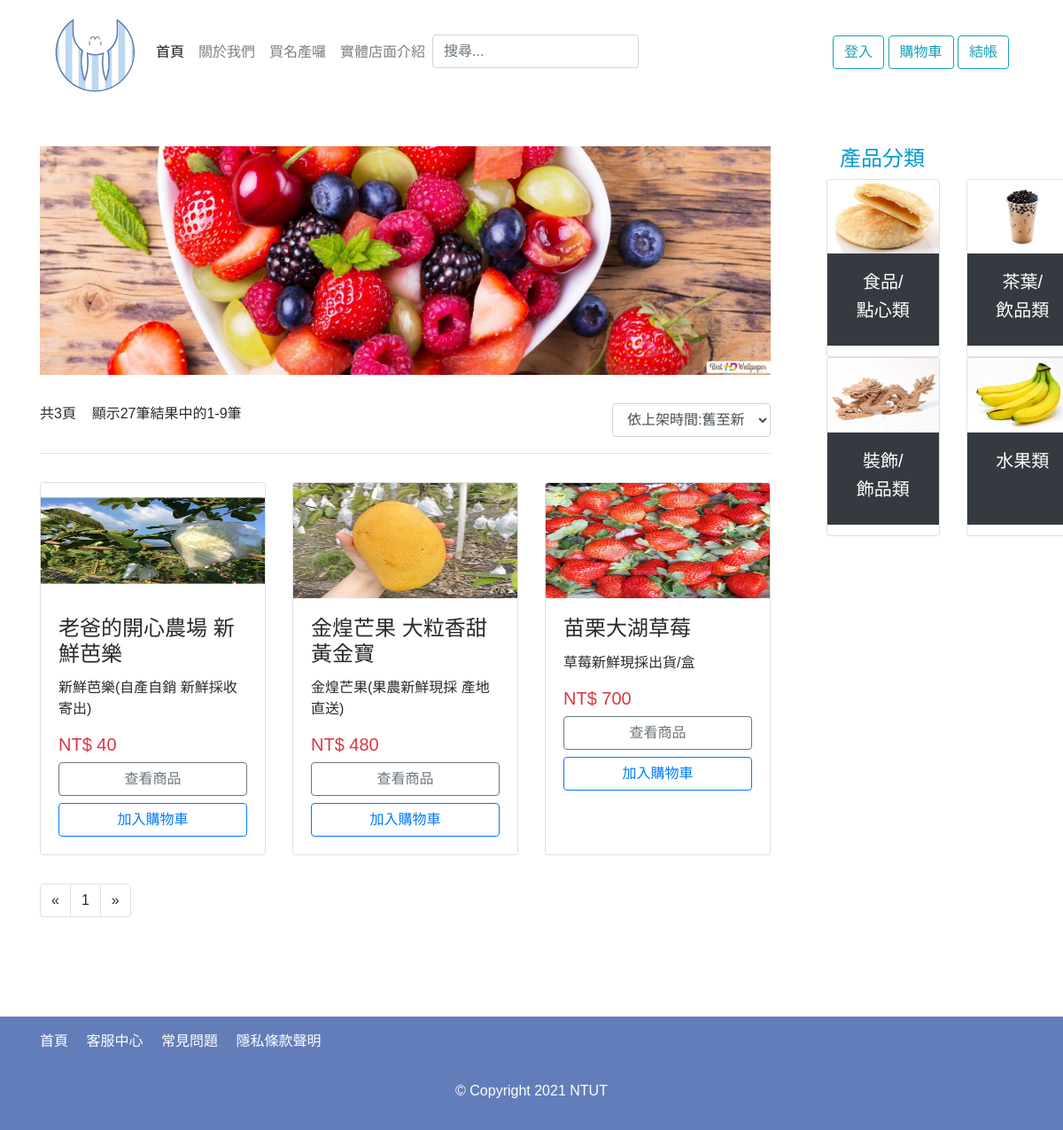
Screenshot of /fruit.php with the database file from the repository.
### tables this page shows
create table Product_Image(
	Image_ID int not null AUTO_INCREMENT,
	Product_ID int not null,
	Image_path VARCHAR(255) not null,
	primary key (Image_ID, Product_ID),
	foreign key (Product_ID) references Product(Product_ID) on update cascade on delete cascade
);

create table Product(
	Product_ID int not null AUTO_INCREMENT,
	Product_name VARCHAR(50) not null,
    Product_description varchar(50) not null,
	Price INT not null,
	Stock INT not null,
	Publish_date DATETIME not null,
	Modified_date DATETIME,
    Product_detail VARCHAR(2000),
    Product_standerd VARCHAR(2000),
	primary key (Product_ID)
);

### dbtools.inc.php (called while the page is built, shortened)
<?php
  function execute_sql($link, $database, $sql)
  {
    mysqli_select_db($link, $database)
      or die("開啟資料庫失敗: " . mysqli_error($link));
    $result = mysqli_query($link, $sql);
    return $result;
  }
?>

### function.php (the view, shortened to what this page needs)
<?php
require_once("dbtools.inc.php");
function createProductBoxForProductPage($id)
{
    $link = create_connection();
    $sql = "SELECT *
                FROM `Product`as P, `Product_Image`as PI
                Where P.Product_ID = $id and P.Product_ID = PI.Product_ID ;";
    $result = execute_sql($link, "DBS_project", $sql);
    $data = mysqli_fetch_array($result);
    $txt = '<div class="col-12 col-sm-6 col-md-4 mb-3">
                    <div class="card h-100">
                        <img class="card-img-top" src=' . $data["Image_path"] . ' width="250" height="130" alt="LTG-BY-0001">
                        <div class="card-body">
                        <h4 class="card-title">' . $data["Product_name"] . '</h4>
                        <p class="card-text">' . $data["Product_description"] . '</p>
                        <h5 class="card-text text-danger">
                            NT$&nbsp;' . $data["Price"] . '
                        </h5>
                        <form method="post" name="myForm" action="product_page.php">
                            <input type="hidden" name="currentProductID" value=' . $id . '>
                            <input class="btn btn-outline-secondary btn-block" type="submit" value="查看商品">
                        </form>
                        <form method="post" name="myForm">
                            <input class="btn btn-outline-primary btn-block mt-2" type="submit" name="add_shopping_cart" value="加入購物車">
                            <input type="hidden" name="currentProductID" value=' . $id . '>
                        </form>
                    </div>
                    </div>
                </div>';
    echo $txt;
}
    function getSortedProductByPublishDateASC($page, $category)
    {
        $link = create_connection();
        if ($category == 'all') {
            $sql = 'SELECT P.Product_ID
                FROM `Product` as P
                order by P.Publish_date ASC;';
        } else {
            $sql = 'SELECT P.Product_ID
            FROM `product` as P, `category` as C
            WHERE P.Product_ID = C.Product_ID AND C.Category_name = "' . $category . '"
            order by P.Publish_date ASC;';
        }
        $result = execute_sql($link, "DBS_project", $sql);
        $full_data = array();
        while ($single_data = mysqli_fetch_array($result)) {
            array_push($full_data, $single_data);
        };
        $num = count($full_data);
        $txt = "";
        $product_num_each_page = 9;
        $first_index = ($page - 1) * $product_num_each_page;
        if ($first_index + $product_num_each_page > $num) {
            $last_index = $num;
        } else {
            $last_index = $first_index + $product_num_each_page;
        }
        for ($i  = $first_index; $i < $last_index; $i++) {
            $txt .= createProductBoxForProductPage($full_data[$i][0]);
        };
        return $txt;
    }
    function getNumberOfProduct($page, $category)
    {
        $link = create_connection();
        if ($category == 'all') {
            $sql = 'SELECT COUNT(*) as Num
                    FROM `Product` as P';
        } else {
            $sql = 'SELECT COUNT(*) as Num
                    FROM `category` as P
                    WHERE Category_name = "' . $category . '";';
        }
        $result = execute_sql($link, "DBS_project", $sql);
        $data = mysqli_fetch_array($result);
        $num = $data[0];
        $product_num_each_page = 9;
        $num_of_pages = intval(ceil($num / $product_num_each_page));
        $first_index = ($page - 1) * $product_num_each_page;
        if ($first_index + $product_num_each_page > $num) {
            $last_index = $num;
        } else {
            $last_index = $first_index + $product_num_each_page;
        }
        $num_of_data =
            '共' . $num_of_pages . '頁&nbsp;&nbsp;&nbsp;&nbsp;顯示' . $num . '筆結果中的' . ($first_index + 1) . '-' . $last_index . '筆';
        echo $num_of_data;
    }
    function getPageLink($page, $category)
    {
        $link = create_connection();
        if ($category == 'all') {
            $sql = 'SELECT COUNT(*) as Num
                    FROM `Product` as P';
        } else {
            $sql = 'SELECT COUNT(*) as Num
                    FROM `category` as P
                    WHERE Category_name = "' . $category . '";';
        }
        $result = execute_sql($link, "DBS_project", $sql);
        $data = mysqli_fetch_array($result);
        $num = $data[0];
        $product_num_each_page = 9;
        $num_of_pages = intval(ceil($num / $product_num_each_page));
        if ($page == 1) {
            $first_page = $page;
        } elseif ($page == $num_of_pages) {
            $first_page = $page - 2;
            $second_page = $page - 1;
            $third_page = $page;
        } else {
            $first_page = $page - 1;
            $second_page = $page;
            $third_page = $page + 1;
        }
        $page_link =
            '<div class="col-12 mt-3 mb-5">
                <nav aria-label="Page navigation product">
                    <ul class="pagination">
                        <li class="page-item">
                            <a class="page-link" href=?page=1 aria-label="Previous">
                            <span aria-hidden="true">&laquo;</span>
                            <span class="sr-only">Previous</span>
                            </a>
                        </li>';
        if ($first_page > 0 && $first_page <= $num_of_pages) {
            $page_link .=
                '<li class="page-item">
                    <a class="page-link" href=?page=' . $first_page . '>' . $first_page . '</a>
                </li>';
        }
        $page_link .=
            '<li class="page-item">
                            <a class="page-link" href=?page=' . $num_of_pages . ' aria-label="Next">
                            <span aria-hidden="true">&raquo;</span>
                            <span class="sr-only">Next</span>
                            </a>
                        </li>
                    </ul>
                </nav>
            </div>';
        echo $page_link;
    }
    function dropDownSelect($sortSelected){
        if($sortSelected == "none"){
            $txt = '<select id="ProductSelect" class="form-control" onchange="update()">
                        <option value = "" selected>--</option>
                        <option value = "?sortBy=DateASC">依上架時間:舊至新</option>
                        <option value = "?sortBy=DateDESC">依上架時間:新至舊</option>
                        <option value = "?sortBy=PriceASC">依價格排序:低至高</option>
                        <option value = "?sortBy=PriceDESC">依價格排序:高至低</option>
                    </select>';
        }else if($sortSelected == "DateASC"){
            $txt = '<select id="ProductSelect" class="form-control" onchange="update()">
                        <option value = "">--</option>
                        <option value = "?sortBy=DateASC" selected>依上架時間:舊至新</option>
                        <option value = "?sortBy=DateDESC">依上架時間:新至舊</option>
                        <option value = "?sortBy=PriceASC">依價格排序:低至高</option>
                        <option value = "?sortBy=PriceDESC">依價格排序:高至低</option>
                    </select>';
        }else if($sortSelected == "DateDESC"){
            $txt = '<select id="ProductSelect" class="form-control" onchange="update()">
                        <option value = "">--</option>
                        <option value = "?sortBy=DateASC">依上架時間:舊至新</option>
                        <option value = "?sortBy=DateDESC" selected>依上架時間:新至舊</option>
                        <option value = "?sortBy=PriceASC">依價格排序:低至高</option>
                        <option value = "?sortBy=PriceDESC">依價格排序:高至低</option>
                    </select>';
        }else if($sortSelected == "PriceASC"){
            $txt = '<select id="ProductSelect" class="form-control" onchange="update()">
                        <option value = "">--</option>
                        <option value = "?sortBy=DateASC">依上架時間:舊至新</option>
                        <option value = "?sortBy=DateDESC">依上架時間:新至舊</option>
                        <option value = "?sortBy=PriceASC" selected>依價格排序:低至高</option>
                        <option value = "?sortBy=PriceDESC">依價格排序:高至低</option>
                    </select>';
        }else if($sortSelected == "PriceDESC"){
            $txt = '<select id="ProductSelect" class="form-control" onchange="update()">
                        <option value = "">--</option>
                        <option value = "?sortBy=DateASC">依上架時間:舊至新</option>
                        <option value = "?sortBy=DateDESC">依上架時間:新至舊</option>
                        <option value = "?sortBy=PriceASC">依價格排序:低至高</option>
                        <option value = "?sortBy=PriceDESC" selected>依價格排序:高至低</option>
                    </select>';
        }
        echo $txt;
    }
    function getSortedProduct($sortBy, $page, $category){
        if($page==1){
            if ($sortBy == "DateASC"){
                $dataone= getSortedProductByPublishDateASC($page, $category);
            }else if ($sortBy == "DateDESC"){
                $dataone= getSortedProductByPublishDateDESC($page, $category);
            }else if ($sortBy == "PriceASC"){
                $dataone= getSortedProductByPriceASC($page, $category);
            }else if ($sortBy == "PriceDESC"){
                $dataone= getSortedProductByPriceDESC($page, $category);
            }else{
                $dataone = getSortedProductByPublishDateASC($page, $category);
            }
        }
    }

### css/style.css (style rules this page uses)
html { margin: 0; padding: 0; }
body { font-family: 'Noto Sans TC', sans-serif; color: #2b2b2b; }
a, a:active, a:hover, a:link, a:visited { text-decoration: none; outline: none; color: #2b2b2b; }

### rows the page displays
product_image: Image_path (picture), Product_ID.Product_name "老爸的開心農場 新鮮芭樂", Product_ID.Product_description "新鮮芭樂(自產自銷 新鮮採收寄出)", Product_ID.Price "40"
product_image: Image_path (picture), Product_ID.Product_name "金煌芒果 大粒香甜黃金寶", Product_ID.Product_description "金煌芒果(果農新鮮現採 產地直送)", Product_ID.Price "480"
product_image: Image_path (picture), Product_ID.Product_name "苗栗大湖草莓", Product_ID.Product_description "草莓新鮮現採出貨/盒", Product_ID.Price "700"

### other values shown
$num_of_data "共3頁 顯示27筆結果中的1-9筆"
$first_page "1"
